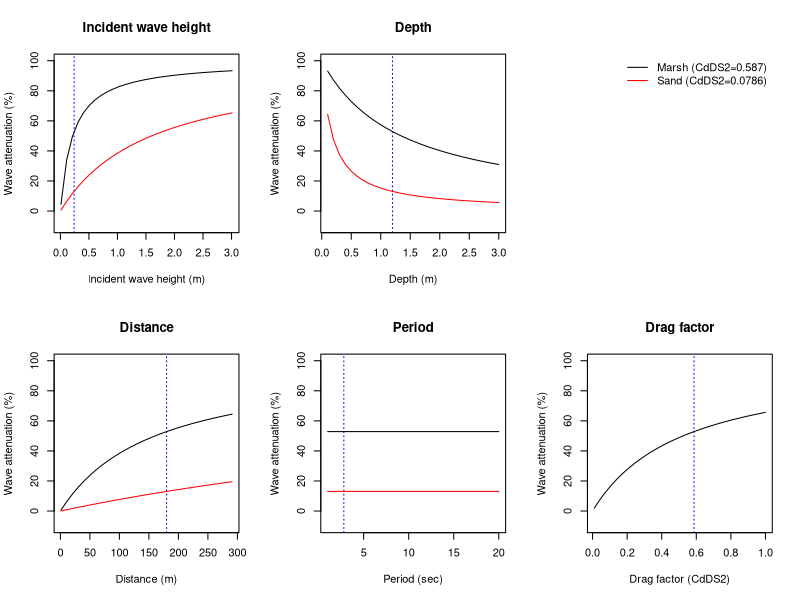

This chart was generated by the following R code:
# Dean 1978 equations: sensitivity analysis

dean = function(H1, x, h, CdDS2){
	A = CdDS2*x/(6*pi*h)
	H2 = H1/(1+A*H1)
	return(H2)
}

dean(.1, 20,.15,0.5) # Dean 1978 example = 7.4 cm

H1 = 0.24 # incident wave height (m)
x = 180 # distance (m)
h = 1.2 # water depth (m)
CdDS2 = 0.587 # Moller 1999 coef for marsh = Cd*D/s^2, where Cd is drag coef, D is stalk diam, and s is stalk spacing
CdDS2_sand = 0.0786 # Moller 1999 coef for sand
T = 2.8 # wave period (sec)



H1sens = seq(0.01, 3.01, by=0.1)
xsens = seq(1, 300, by = 10)
hsens = seq(0.1, 3, by=0.1)
Tsens = seq(1, 20, by = 1)
Cdsens = seq(0.01, 1, by=0.01)

height = dean(H1sens, x, h, CdDS2)
dist = dean(H1, xsens, h, CdDS2)
period = rep(dean(H1, x, h, CdDS2), length(Tsens))
depth = dean(H1, x, hsens, CdDS2)
friction = dean(H1, x, h, Cdsens)

# Calcs w/ sand
height_s = dean(H1sens, x, h, CdDS2_sand)
dist_s = dean(H1, xsens, h, CdDS2_sand)
period_s = rep(dean(H1, x, h, CdDS2_sand), length(Tsens))
depth_s = dean(H1, x, hsens, CdDS2_sand)


# Plot sensitivity (% attenuation) w/ marsh or sand
ylim = c(-10,100)
par(mfrow=c(2,3))
plot(H1sens, (H1sens-height)/H1sens*100, type="l", main="Incident wave height", ylim=ylim, ylab="Wave attenuation (%)", xlab="Incident wave height (m)")
	abline(v = H1, col="blue", lty=3)
	lines(H1sens, (H1sens-height_s)/H1sens*100, col="red")
plot(hsens, (H1-depth)/H1*100, type="l", main="Depth", ylim=ylim, ylab="Wave attenuation (%)", xlab="Depth (m)")
	abline(v = h, col="blue", lty=3)
	lines(hsens, (H1-depth_s)/H1*100, col="red")
plot(-1,-1, bty="n", col="white", xaxt="n", yaxt="n", xlab="", ylab="")
	legend("topright", legend=c("Marsh (CdDS2=0.587)", "Sand (CdDS2=0.0786)"), lty=1, col=c("black", "red"), cex=1, bty="n")
plot(xsens, (H1-dist)/H1*100, type="l", main="Distance", ylim=ylim, ylab="Wave attenuation (%)", xlab="Distance (m)")
	abline(v = x, col="blue", lty=3)
	lines(xsens, (H1-dist_s)/H1*100, col="red")
plot(Tsens, (H1-period)/H1*100, type="l", main="Period", ylim=ylim, ylab="Wave attenuation (%)", xlab="Period (sec)")
	abline(v = T, col="blue", lty=3)
	lines(Tsens, (H1-period_s)/H1*100, col="red")
plot(Cdsens, (H1-friction)/H1*100, type="l", main="Drag factor", ylim=ylim, ylab="Wave attenuation (%)", xlab="Drag factor (CdDS2)")
	abline(v = CdDS2, col="blue", lty=3)
